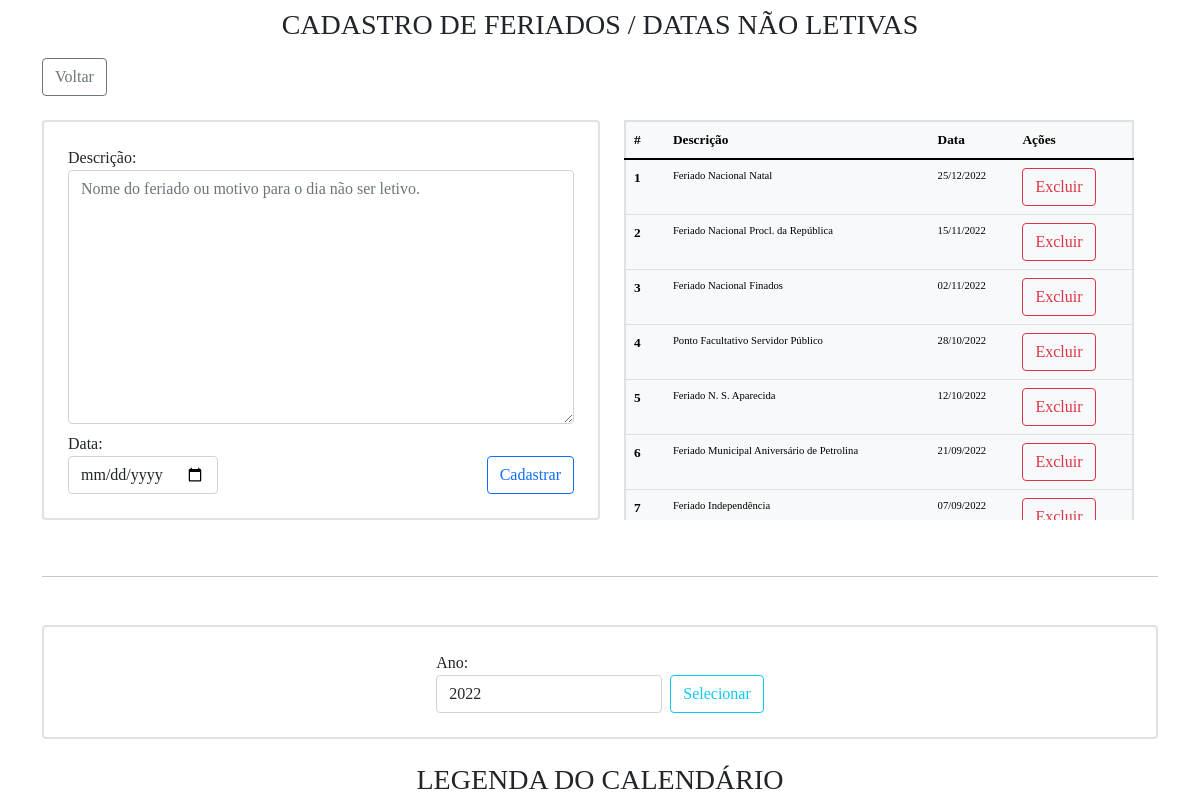
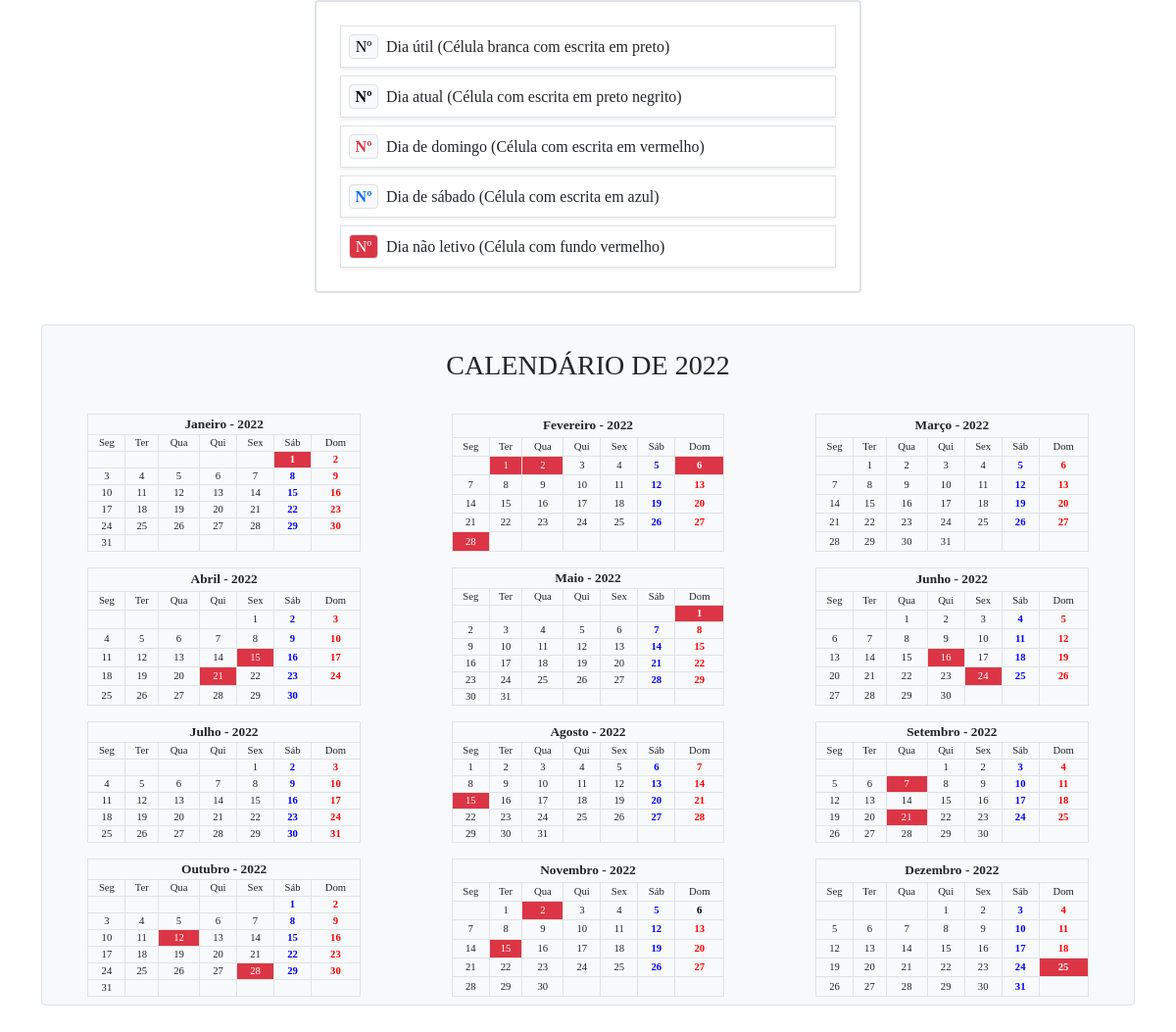
The page /datas.php on the database its author committed (2 pictures, top to bottom).
### tables this page shows
CREATE TABLE `feriados` (
  `id` bigint(20) NOT NULL,
  `description_date` text DEFAULT NULL,
  `holidayDate` date NOT NULL
);

### models/feriados.php (called while the page is built, shortened)
<?php
function connection()
{
    $dbtype = 'mysql';
    $dbname = 'sg_estagio';
    $host = 'localhost';
    $user = 'root';
    $password = '';
    try {
        $connection = new PDO("$dbtype:dbname=$dbname;host=$host", "$user", "$password");
    } catch (PDOException $erro) {
        echo "Erro de conexão ao banco de dados! <br><br>" . $erro->getMessage();
        die();
    }
    return $connection;
}
function allHolidays($ano = null)
{
    $connection = connection();
    $ano = $ano ?? date('Y');
    $feriados = $connection->query("SELECT * FROM feriados WHERE holidayDate LIKE '%$ano%' ORDER BY holidayDate DESC");
    $feriados = $feriados ? $feriados->fetchAll(PDO::FETCH_ASSOC) : [];
    return $feriados;
}
function getHolidays($ano = null)
{
    $connection = connection();
    $feriados = $connection->query("SELECT holidayDate FROM feriados WHERE holidayDate LIKE '%$ano%' ORDER BY holidayDate DESC");
    $feriados = $feriados ? $feriados->fetchAll(PDO::FETCH_ASSOC) : [];
    $holidayDays = [];
    if (!empty($feriados)) {
        foreach ($feriados as $feriado) {
            $holidayDays[] = date('d/m/Y', strtotime($feriado['holidayDate']));
        }
    }
    return $holidayDays;
}

### datas.php (the view, shortened to what this page needs)
<!DOCTYPE html>
<html lang="pt-br">
<head>
    <link href="https://cdn.jsdelivr.net/npm/bootstrap@5.1.3/dist/css/bootstrap.min.css" rel="stylesheet">
    <link rel="stylesheet" href="assets/css/style.css">
</head>
<body>
    <div class="container pb-3">
        <div class="col-12">
            <h3 class="title text-center my-2">CADASTRO DE FERIADOS / DATAS NÃO LETIVAS</h3>
        </div>
        <div class="d-flex justify-content-start p-0 my-3">
            <a class="btn btn-outline-secondary" href="index.php">Voltar</a>
        </div>
            <?php
            require('models/feriados.php');
            ?>
        <div class="d-flex flex-wrap justify-content-between mb-4">
                <form class="col-12 col-lg-6 d-flex flex-wrap gap-2 flex-column rounded border border-2 p-4 my-2" action="" method="post">
                    <div>
                        <label>Descrição:</label>
                        <textarea class="form-control" name="description" cols="10" rows="10" placeholder="Nome do feriado ou motivo para o dia não ser letivo."></textarea>
                    </div>
                    <div class="d-flex flex-wrap gap-2 justify-content-between align-items-end">
                        <div>
                            <label>Data:</label>
                            <input class="form-control w-auto" type="date" name="holidayDate" required>
                        </div>
                        <button class="btn btn-outline-primary" type="submit" name="cadastrar">Cadastrar</button>
                    </div>
                </form>
            <div class="col-12 col-lg-6 px-0 px-lg-4 my-2">
                <div class="overflow-auto" style="max-height: 400px;">
                    <table class="table table-light border border-2 shadow">
                        <thead>
                            <tr>
                                <th>#</th>
                                <th>Descrição</th>
                                <th>Data</th>
                                <th>Ações</th>
                            </tr>
                        </thead>
                        <tbody>
                            <?php
                            foreach (allHolidays(isset($_GET['date']) ? $_GET['date'] : date('Y')) as $key => $holiday) {
                                ?>
                                <tr>
                                    <th><?= ($key + 1) ?></th>
                                    <td><?= !empty($holiday['description_date']) ? $holiday['description_date'] : '-' ?></td>
                                    <td><?= date('d/m/Y', strtotime($holiday['holidayDate'])) ?></td>
                                    <td>
                                        <form action='' method='post'>
                                            <button class='btn btn-outline-danger' type='submit' name="excluir">Excluir</button>
                                        </form>
                                    </td>
                                </tr>
                                <?php
                            }
                            ?>
                        </tbody>
                    </table>
                </div>
            </div>
        </div>
        <hr class="my-5">
        <div class="col-12">
            <form class="col-12 d-flex flex-wrap gap-2 justify-content-center align-items-end border border-2 rounded p-4 mb-4" action="" method="get">
                <div>
                    <label>Ano:</label>
                    <input class="form-control w-auto" type="number" name="date" value="<?= $_GET['date'] ?? date('Y') ?>">
                </div>
                <button class="btn btn-outline-info" type="submit">Selecionar</button>
            </form>
            <div class="col-12">
                <h3 class="title text-center my-2">LEGENDA DO CALENDÁRIO</h3>
            </div>
            <?php
            include('components/legenda.php');
            require('models/calendario.php');
            $ano = isset($_GET['date']) ? $_GET['date'] : date('Y');
            echo '<div class="d-flex flex-wrap justify-content-around bg-light border border-1 rounded my-4">';
            echo '<h3 class="col-12 text-center my-4">CALENDÁRIO DE ' . $ano . '</h3>';
            for ($mes = 1; $mes <= 12; $mes++) {
                montar_calendario($mes, $ano);
            }
            echo '</div>';
            ?>
        </div>
    </div>
</body>
</html>

### components/legenda.php (shortened to what this page needs)
<div class="d-flex justify-content-center">
    <div class="col-12 col-md-6 d-flex flex-wrap gap-2 flex-column rounded border border-2 p-4 my-2">
        <div class="d-flex flex-wrap gap-2 align-items-center border border-1 shadow-sm p-2">
            <span class="bg-light text-black rounded border border-1 d-flex justify-content-center align-items-center" style="width:30px; height:25px;">Nº</span>
            <p class="m-0">Dia útil (Célula branca com escrita em preto)</p>
        </div>
        <div class="d-flex flex-wrap gap-2 align-items-center border border-1 shadow-sm p-2">
            <span class="bg-light text-black rounded border border-1 d-flex justify-content-center align-items-center fw-bold" style="width:30px; height:25px;">Nº</span>
            <p class="m-0">Dia atual (Célula com escrita em preto negrito)</p>
        </div>
        <div class="d-flex flex-wrap gap-2 align-items-center border border-1 shadow-sm p-2">
            <span class="bg-light text-danger rounded border border-1 d-flex justify-content-center align-items-center fw-bold" style="width:30px; height:25px;">Nº</span>
            <p class="m-0">Dia de domingo (Célula com escrita em vermelho)</p>
        </div>
        <div class="d-flex flex-wrap gap-2 align-items-center border border-1 shadow-sm p-2">
            <span class="bg-light text-primary rounded border border-1 d-flex justify-content-center align-items-center fw-bold" style="width:30px; height:25px;">Nº</span>
            <p class="m-0">Dia de sábado (Célula com escrita em azul)</p>
        </div>
        <div class="d-flex flex-wrap gap-2 align-items-center border border-1 shadow-sm p-2">
            <span class="bg-danger text-white rounded border border-1 d-flex justify-content-center align-items-center" style="width:30px; height:25px;">Nº</span>
            <p class="m-0">Dia não letivo (Célula com fundo vermelho)</p>
        </div>
    </div>
</div>

### models/calendario.php (shortened to what this page needs)
<?php
function montar_calendario($mes, $ano)
{
  $meses = array(
    1 => 'Janeiro', 2 => 'Fevereiro',
    3 => 'Março', 4 => 'Abril', 5 => 'Maio',
    6 => 'Junho', 7 => 'Julho', 8 => 'Agosto',
    9 => 'Setembro', 10 => 'Outubro', 11 => 'Novembro',
    12 => 'Dezembro'
  );
  $dias_semana = array(
    'Seg', 'Ter', 'Qua',
    'Qui', 'Sex', 'Sáb', 'Dom'
  );
  $primeiro_dia = mktime(0, 0, 0, $mes, 1, $ano);
  $dias_mes = date('t', $primeiro_dia);
  $dia_inicio = date('N', $primeiro_dia);
  $class = 'border boreder-1';
  echo '<table class="col-3 m-2 ' . $class . '">
    <tr><th colspan="7" class="text-center">' . $meses[$mes] . ' - ' .
    $ano . '</th>
    </tr>
    <tr><td class="' . $class . '" align="center">';
  echo implode('</td><td class="' . $class . '" align="center">', $dias_semana);
  echo '</td></tr>';
  if ($dia_inicio > 1) {
    for ($i = 1; $i < $dia_inicio; $i++) {
      echo '<td class="' . $class . '">&nbsp;</td>';
    }
  }
  $getHolidays = getHolidays($ano);
  for ($dia = 1; $dia <= $dias_mes; $dia++) {
    if ($dia_inicio == 7) {
      $estilo = 'color: red; font-weight: bold;';
    } elseif ($dia_inicio == 6) {
      $estilo = 'color: blue; font-weight: bold;';
    } else {
      $estilo = '';
    }
    $date_foreach = implode('-', array_reverse(explode('/', $dia . '/' . $mes . '/' . $ano)));
    $date_foreach = date("d/m/Y", strtotime($date_foreach));
    if (($dia == date("j")) && ($mes == date("n")) && ($ano == date("Y"))) {
      if (in_array($date_foreach, $getHolidays)) {
        echo '<td class="' . $class . ' bg-danger text-black fw-bold" style="' . $estilo . '" align="center"><b>' . $dia . '</b></td>';
      } else {
        echo '<td class="' . $class . ' text-black fw-bold" style="' . $estilo . '" align="center"><b>' . $dia . '</b></td>';
      }
    } else {
      if (in_array($date_foreach, $getHolidays)) {
        echo '<td class="' . $class . ' bg-danger text-white" style="' . $estilo . '" align="center">' . $dia . '</td>';
      } else {
        echo '<td class="' . $class . '" style="' . $estilo . '" align="center">' . $dia . '</td>';
      }
    }
    $dia_inicio++;
    if ($dia_inicio > 7) {
      $dia_inicio = 1;
      echo "</tr>";
      if ($dia <= $dias_mes) {
        echo '<tr>';
      }
    }
  }
  if ($dia_inicio > 1) {
    for ($i = $dia_inicio; $i < 7; $i++) {
      echo '<td class="border boreder-1">&nbsp;</td>';
    }
    echo '</tr>';
  }
  echo '</table>';
}

### assets/css/style.css (style rules this page uses)
* { margin: 0; padding: 0; }
body { font-family:Cambria, Cochin, Georgia, Times, 'Times New Roman', serif; }
th { font-size: 12pt; }
td { font-size: 10pt; }
@media screen and (max-width: 1400px) { th { font-size: 10pt; } }
@media screen and (max-width: 1400px) { td { font-size: 8pt; } }

### rows shown on the page
feriados: description_date "Feriado Nacional Natal", holidayDate "25/12/2022"
feriados: description_date "Feriado Nacional Procl. da República", holidayDate "15/11/2022"
feriados: description_date "Feriado Nacional Finados", holidayDate "02/11/2022"
feriados: description_date "Ponto Facultativo Servidor Público", holidayDate "28/10/2022"
feriados: description_date "Feriado N. S. Aparecida", holidayDate "12/10/2022"
feriados: description_date "Feriado Municipal Aniversário de Petrolina", holidayDate "21/09/2022"
feriados: description_date "Feriado Independência", holidayDate "07/09/2022"

### other values the page prints
$ano "2022"
$meses[$mes] "Janeiro"
$meses[$mes] "Fevereiro"
$meses[$mes] "Março"
$meses[$mes] "Abril"
$meses[$mes] "Maio"
$meses[$mes] "Junho"
$meses[$mes] "Julho"
$meses[$mes] "Agosto"
$meses[$mes] "Setembro"
$meses[$mes] "Outubro"
$meses[$mes] "Novembro"
$meses[$mes] "Dezembro"
